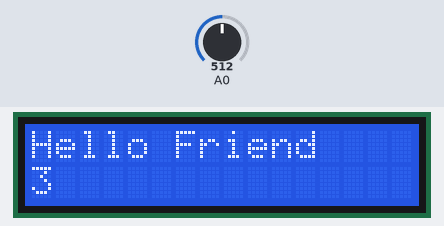
The sketch below on a simulated Arduino Uno, built with avr-gcc and run on an emulated ATmega328P. Parts: 16×2 character LCD. The inputs (shaded band) are chosen by the test bench; at power-on: A0 = 512.

Above: at 1.2 s.
1.3 s: A0 set to 565
At 1.8 s:
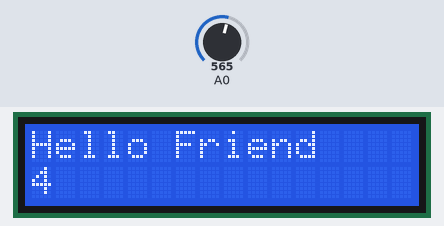
2.8 s: A0 set to 370
At 4.0 s:
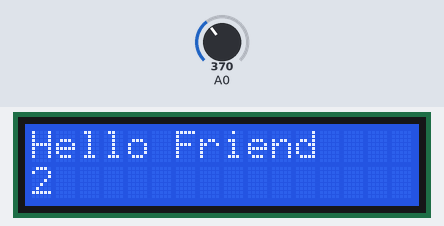
4.3 s: A0 set to 185
At 5.3 s:
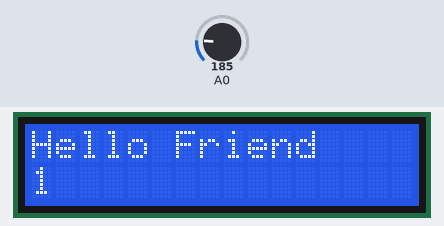
Timing chart, 0 to 7.3 s (numbered marks = the images above; inputs shaded):
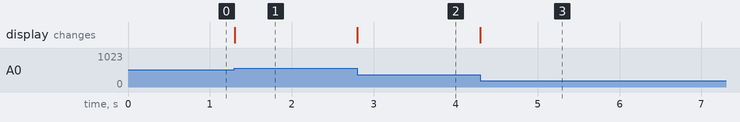

The sketch:

menu.ino
```cpp
#include <LiquidCrystal.h>

LiquidCrystal lcd(8, 9, 4, 5, 6, 7);

// define some values used by the panel and buttons
int lcd_key     = 0;
int adc_key_in  = 0;
#define btnRIGHT  0
#define btnUP     1
#define btnDOWN   2
#define btnLEFT   3
#define btnSELECT 4
#define btnNONE   5

int read_LCD_buttons()
{
  adc_key_in = analogRead(0);      // read the value from the sensor
  // my buttons when read are centered at these valies: 0, 144, 329, 504, 741
  // we add approx 50 to those values and check to see if we are close
  if (adc_key_in > 1000) return btnNONE; // We make this the 1st option for speed reasons since it will be the most likely result
  if (adc_key_in < 50)   return btnRIGHT;
  if (adc_key_in < 195)  return btnUP;
  if (adc_key_in < 380)  return btnDOWN;
  if (adc_key_in < 555)  return btnLEFT;
  if (adc_key_in < 790)  return btnSELECT;
  return btnNONE;  // when all others fail, return this...
}

void setup(){
  lcd.begin(16, 2);
  lcd.setCursor(0,0);
  lcd.print("Hello Friend");

}

void loop(){
  lcd_key = read_LCD_buttons();
  lcd.setCursor(0,1);
  lcd.print(lcd_key);
}
```

Measured:
- after the input at 1.3 s, the display: changes at once (image 1)
- after the input at 2.8 s, the display: changes at once (image 2)
- after the input at 4.3 s, the display: changes at once (image 3)
